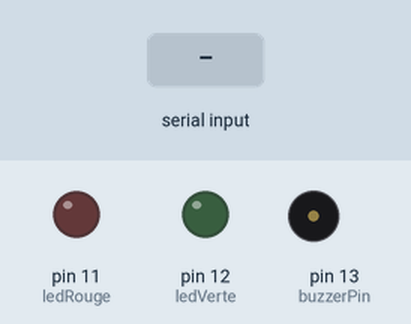
Simulated run of this sketch. Board: Arduino Uno, built with avr-gcc and run on an emulated ATmega328P. Shown: output pins drawn as LEDs (lit = HIGH), buzzer (waves = sounding, pin HIGH). The test bench sets the inputs (shaded band).

Above: at 1.2 s.
1.3 s: "A" received over Serial
At 2.0 s:
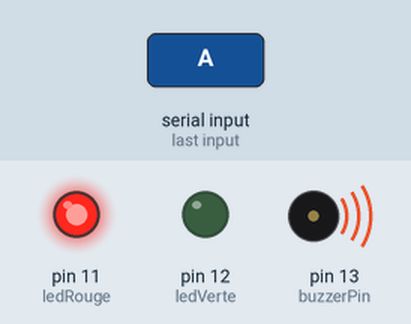
Timing chart, 0 to 7.8 s (numbered marks = the images above; inputs shaded):
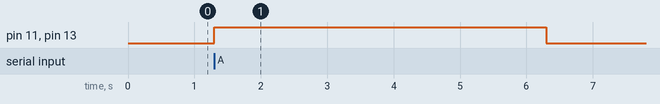

Measured:
- after the input at 1.3 s, pin 11 (ledRouge), pin 13 (buzzerPin): LOW → HIGH at once, → LOW 5.0 s later

The sketch:

sentinel_vision.ino
```cpp
const int buzzerPin = 13;
const int ledVerte = 12;
const int ledRouge = 11;

void setup() {
  pinMode(buzzerPin, OUTPUT);
  pinMode(ledVerte, OUTPUT);
  pinMode(ledRouge, OUTPUT);
  Serial.begin(9600);
}

void loop() {
  if (Serial.available() > 0) {
    char commande = Serial.read();

    // SIGNAL D'ALERTE (Inconnu)
    if (commande == 'A') {
      digitalWrite(ledRouge, HIGH);
      digitalWrite(buzzerPin, HIGH);
      delay(5000); // Buzz et LED Rouge pendant 5 secondes
      digitalWrite(buzzerPin, LOW);
      digitalWrite(ledRouge, LOW);
    }

    // SIGNAL D'ACCÈS (Connu)
    if (commande == 'V') {
      digitalWrite(ledVerte, HIGH);
      delay(3000); // LED Verte pendant 3 secondes
      digitalWrite(ledVerte, LOW);
    }
  }
}
```
